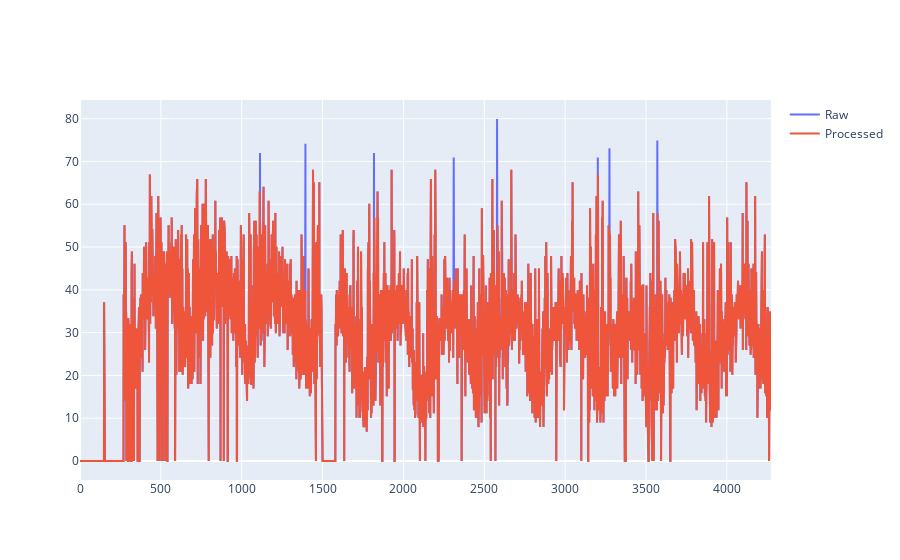

Notebook code cell kept with this figure:
### Code cell
trace_raw = go.Scatter(x=df_racha_raw.index, y=df_racha_raw['RachaMax'], mode='lines', name='Raw')
trace_processed = go.Scatter(x=df_racha_processed.index, y=df_racha_processed['RachaMax'], mode='lines', name='Processed')
fig = go.Figure(data=[trace_raw, trace_processed])
fig.show()

### Figure 1 — Plotly figure (JSON) as saved in the notebook; plotly's stock layout.template omitted (floating-point values rounded to 4 significant figures; data arrays with more than 128 entries replaced by an {"elided": "..."} marker saying what was removed)
{"data": [{"mode": "lines", "name": "Raw", "type": "scatter", "x": {"elided": "4274 int values"}, "y": {"elided": "4274 float values"}}, {"mode": "lines", "name": "Processed", "type": "scatter", "x": {"elided": "4274 int values"}, "y": {"elided": "4274 float values"}}], "layout": {}}
